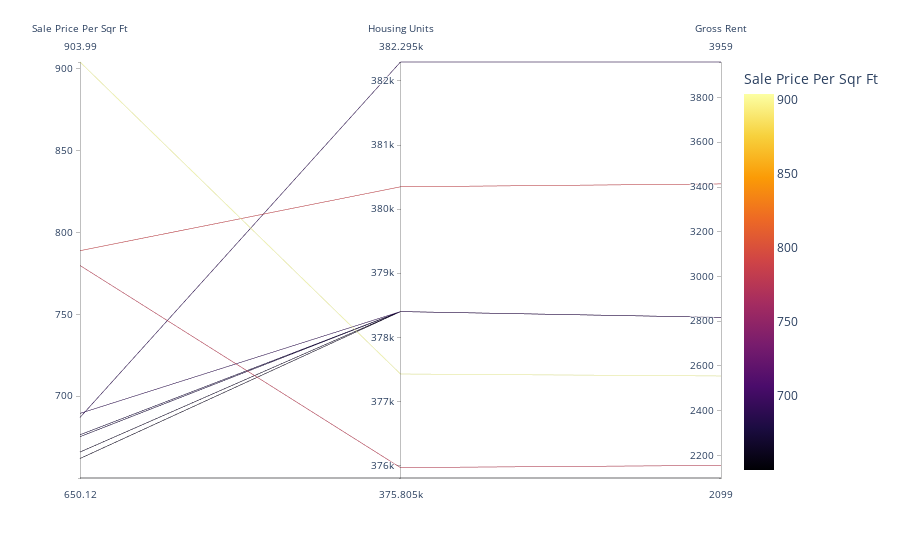

The notebook cell this image was saved under:
### Markdown cell above
## Parallel Coordinates and Parallel Categories Analysis

In this section, you will use plotly express to create parallel coordinates and parallel categories visualizations so that investors can interactively filter and explore various factors related to the sales price of the neighborhoods. 

Using the DataFrame of Average values per neighborhood (calculated above), create the following visualizations:
1. Create a Parallel Coordinates Plot
2. Create a Parallel Categories Plot

### Code cell
# Parallel Coordinates Plot
px.parallel_coordinates(
    sfo_data_top_ten,
    dimensions=["sale_price_sqr_foot", "housing_units", "gross_rent"],
    color="sale_price_sqr_foot",
    color_continuous_scale=px.colors.sequential.Inferno,
    labels={
        "sale_price_sqr_foot": "Sale Price Per Sqr Ft",
        "housing_units": "Housing Units",
        "gross_rent": "Gross Rent"
    },
)

### Figure 1 — Plotly figure (JSON) as saved in the notebook; plotly's stock layout.template omitted (floating-point values rounded to 4 significant figures)
{"data": [{"dimensions": [{"label": "Sale Price Per Sqr Ft", "values": [904.0, 788.8, 779.8, 689.6, 687.1, 676.5, 675.4, 666.0, 662.0, 650.1]}, {"label": "Housing Units", "values": [377400.0, 380348, 376000.0, 378401, 382295, 378401, 378401, 378401, 378401, 375805]}, {"label": "Gross Rent", "values": [2555.0, 3414, 2155.0, 2817.0, 3959, 2817.0, 2817.0, 2817.0, 2817.0, 2099]}], "domain": {"x": [0, 1], "y": [0, 1]}, "line": {"color": [904.0, 788.8, 779.8, 689.6, 687.1, 676.5, 675.4, 666.0, 662.0, 650.1], "coloraxis": "coloraxis"}, "name": "", "type": "parcoords"}], "layout": {"coloraxis": {"colorbar": {"title": {"text": "Sale Price Per Sqr Ft"}}, "colorscale": [[0, "#000004"], [0.1111, "#1b0c41"], [0.2222, "#4a0c6b"], [0.3333, "#781c6d"], [0.4444, "#a52c60"], [0.5556, "#cf4446"], [0.6667, "#ed6925"], [0.7778, "#fb9b06"], [0.8889, "#f7d13d"], [1, "#fcffa4"]]}, "legend": {"tracegroupgap": 0}, "margin": {"t": 60}}}
